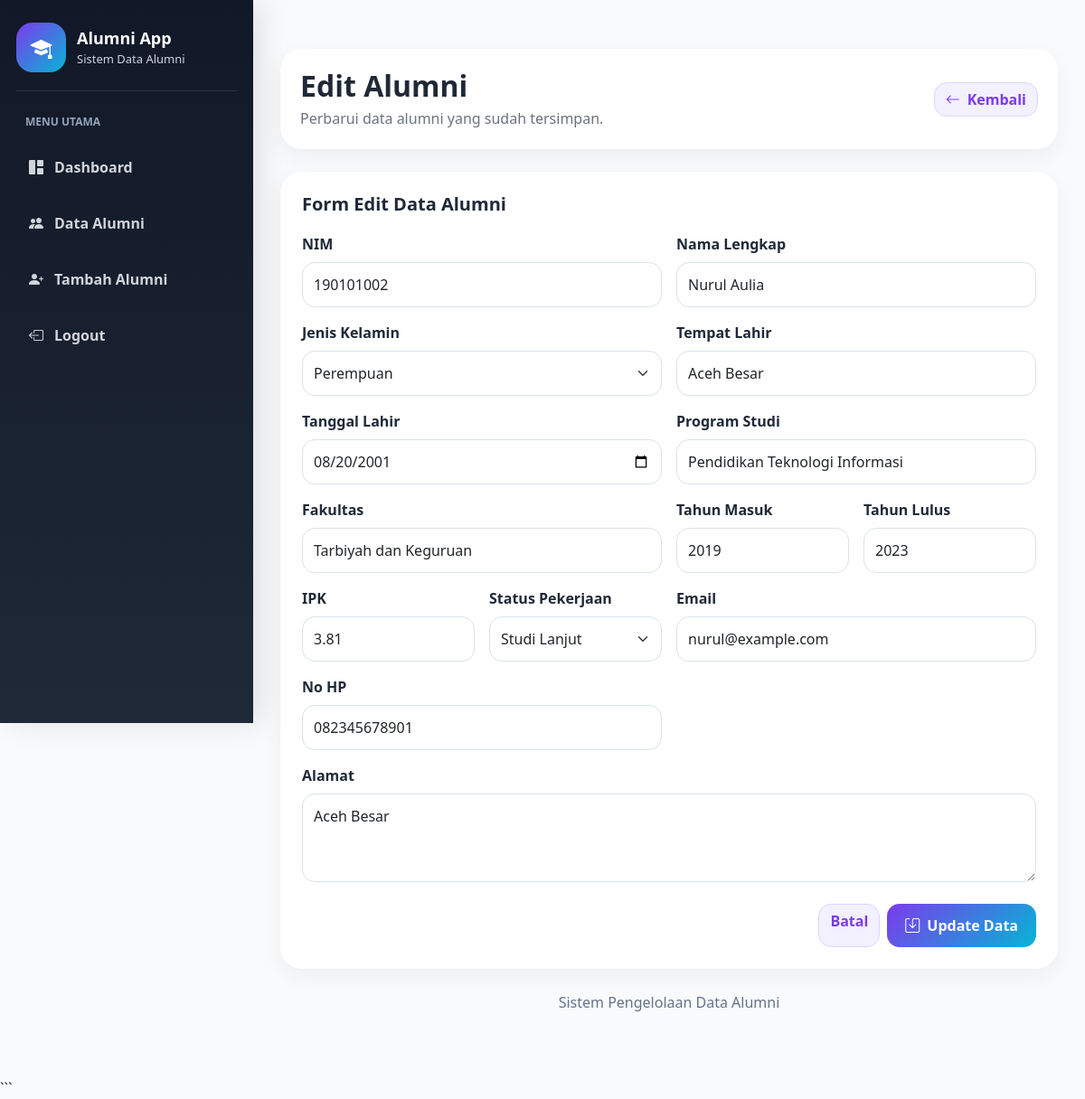
/edit-alumni.php?id=2, run on the app's committed database.
### tables this page shows
CREATE TABLE `alumni` (
  `id_alumni` int(11) NOT NULL,
  `nim` varchar(30) NOT NULL,
  `nama_lengkap` varchar(120) NOT NULL,
  `jenis_kelamin` enum('Laki-laki','Perempuan') NOT NULL,
  `tempat_lahir` varchar(80) DEFAULT NULL,
  `tanggal_lahir` date DEFAULT NULL,
  `program_studi` varchar(100) NOT NULL,
  `fakultas` varchar(100) DEFAULT NULL,
  `tahun_masuk` year(4) DEFAULT NULL,
  `tahun_lulus` year(4) NOT NULL,
  `ipk` decimal(3,2) DEFAULT NULL,
  `email` varchar(100) DEFAULT NULL,
  `no_hp` varchar(20) DEFAULT NULL,
  `alamat` text DEFAULT NULL,
  `status_pekerjaan` enum('Bekerja','Wirausaha','Studi Lanjut','Belum Bekerja') DEFAULT 'Belum Bekerja',
  `created_at` timestamp NOT NULL DEFAULT current_timestamp(),
  `updated_at` timestamp NOT NULL DEFAULT current_timestamp() ON UPDATE current_timestamp()
);

### edit-alumni.php (the view, shortened to what this page needs)
<?php
$conn = mysqli_connect(
    "localhost",
    "root",
    "",
    "db_alumni"
);
$id = $_GET['id'];
$data = mysqli_query(
    $conn,
    "SELECT * FROM alumni WHERE id_alumni='$id'"
);
$alumni = mysqli_fetch_assoc($data);
?>
<!DOCTYPE html>
<html lang="id">
<head>
    <link href="https://cdn.jsdelivr.net/npm/bootstrap@5.3.3/dist/css/bootstrap.min.css" rel="stylesheet">
    <link href="https://cdn.jsdelivr.net/npm/bootstrap-icons@1.11.3/font/bootstrap-icons.css" rel="stylesheet">
     <link href="assets/css/style.css" rel="stylesheet">
</head>
<body>
<div class="app-wrapper">
    <aside class="sidebar">
        <div class="brand-box">
            <div class="brand-icon">
                <i class="bi bi-mortarboard-fill"></i>
            </div>
            <div>
                <p class="brand-title">Alumni App</p>
                <p class="brand-subtitle">Sistem Data Alumni</p>
            </div>
        </div>
        <p class="menu-label">Menu Utama</p>
        <ul class="sidebar-menu">
            <li>
                <a href="dashboard.php">
                    <i class="bi bi-grid-1x2-fill"></i> Dashboard
                </a>
            </li>
            <li>
                <a href="alumni.php">
                    <i class="bi bi-people-fill"></i> Data Alumni
                </a>
            </li>
            <li>
                <a href="tambah-alumni.php">
                    <i class="bi bi-person-plus-fill"></i> Tambah Alumni
                </a>
            </li>
            <li>
                <a href="index.php">
                    <i class="bi bi-box-arrow-left"></i> Logout
                </a>
            </li>
        </ul>
    </aside>
    <main class="main-content">
        <div class="topbar">
            <div>
                <h1 class="page-title">Edit Alumni</h1>
                <p class="page-subtitle">
                    Perbarui data alumni yang sudah tersimpan.
                </p>
            </div>
            <a href="alumni.php" class="btn btn-soft">
                <i class="bi bi-arrow-left me-2"></i>Kembali
            </a>
        </div>
        <section class="content-card">
            <h2 class="card-heading">Form Edit Data Alumni</h2>
            <form method="POST">
                <div class="row g-3">
                    <div class="col-md-6">
                        <label class="form-label">NIM</label>
                        <input type="text" name="nim" class="form-control"
                               value="<?= $alumni['nim']; ?>">
                    </div>
                    <div class="col-md-6">
                        <label class="form-label">Nama Lengkap</label>
                        <input type="text" name="nama_lengkap" class="form-control"
                               value="<?= $alumni['nama_lengkap']; ?>">
                    </div>
                    <div class="col-md-6">
                        <label class="form-label">Jenis Kelamin</label>
                        <select name="jenis_kelamin" class="form-select">
                            <option value="Perempuan"
                            <?= $alumni['jenis_kelamin']=='Perempuan' ? 'selected' : '' ?>>
                                Perempuan
                            </option>
                        </select>
                    </div>
                    <div class="col-md-6">
                        <label class="form-label">Tempat Lahir</label>
                        <input type="text" name="tempat_lahir" class="form-control"
                               value="<?= $alumni['tempat_lahir']; ?>">
                    </div>
                    <div class="col-md-6">
                        <label class="form-label">Tanggal Lahir</label>
                        <input type="date" name="tanggal_lahir" class="form-control"
                               value="<?= $alumni['tanggal_lahir']; ?>">
                    </div>
                    <div class="col-md-6">
                        <label class="form-label">Program Studi</label>
                        <input type="text" name="program_studi" class="form-control"
                               value="<?= $alumni['program_studi']; ?>">
                    </div>
                    <div class="col-md-6">
                        <label class="form-label">Fakultas</label>
                        <input type="text" name="fakultas" class="form-control"
                               value="<?= $alumni['fakultas']; ?>">
                    </div>
                    <div class="col-md-3">
                        <label class="form-label">Tahun Masuk</label>
                        <input type="number" name="tahun_masuk" class="form-control"
                               value="<?= $alumni['tahun_masuk']; ?>">
                    </div>
                    <div class="col-md-3">
                        <label class="form-label">Tahun Lulus</label>
                        <input type="number" name="tahun_lulus" class="form-control"
                               value="<?= $alumni['tahun_lulus']; ?>">
                    </div>
                    <div class="col-md-3">
                        <label class="form-label">IPK</label>
                        <input type="number" step="0.01" name="ipk" class="form-control"
                               value="<?= $alumni['ipk']; ?>">
                    </div>
                    <div class="col-md-3">
                        <label class="form-label">Status Pekerjaan</label>
                        <select name="status_pekerjaan" class="form-select">
                            <option value="Studi Lanjut" <?= $alumni['status_pekerjaan']=='Studi Lanjut' ? 'selected' : '' ?>>Studi Lanjut</option>
                        </select>
                    </div>
                    <div class="col-md-6">
                        <label class="form-label">Email</label>
                        <input type="email" name="email" class="form-control"
                               value="<?= $alumni['email']; ?>">
                    </div>
                    <div class="col-md-6">
                        <label class="form-label">No HP</label>
                        <input type="text" name="no_hp" class="form-control"
                               value="<?= $alumni['no_hp']; ?>">
                    </div>
                    <div class="col-12">
                        <label class="form-label">Alamat</label>
                        <textarea name="alamat" class="form-control" rows="3"><?= $alumni['alamat']; ?></textarea>
                    </div>
                </div>
                <div class="d-flex justify-content-end gap-2 mt-4 flex-wrap">
                    <a href="alumni.php" class="btn btn-soft">
                        Batal
                    </a>
                    <button type="submit" name="update" class="btn btn-main">
                        <i class="bi bi-save me-2"></i>Update Data
                    </button>
                </div>
            </form>
        </section>
        <p class="footer-note">Sistem Pengelolaan Data Alumni</p>
    </main>
</div>
</body>
</html>

### assets/css/style.css (style rules this page uses)
:root { --primary:#7c3aed; --primary-dark:#5b21b6; --secondary:#111827; --soft-blue:#f3f0ff; --soft-gray:#f8fafc; --text-dark:#1f2937; --text-muted:#6b7280; --border:#e5e7eb; --success:#10b981; --warning:#f59e0b; --danger:#ef4444; --info:#06b6d4; }
* { margin:0; padding:0; box-sizing:border-box; }
body { font-family:"Segoe UI",sans-serif; background:var(--soft-gray); color:var(--text-dark); }
a { text-decoration:none; }
.app-wrapper { display:flex; min-height:100vh; }
.sidebar { width:280px; background:linear-gradient( 180deg, #111827, #1f2937 ); position:fixed; top:0; left:0; min-height:100vh; padding:25px 18px; box-shadow:10px 0 30px rgba(0,0,0,.1); }
.brand-box { display:flex; align-items:center; gap:12px; margin-bottom:25px; padding-bottom:20px; border-bottom:1px solid rgba(255,255,255,.1); }
.brand-icon { width:55px; height:55px; border-radius:18px; background:linear-gradient( 135deg, #7c3aed, #06b6d4 ); color:white; display:flex; justify-content:center; align-items:center; font-size:24px; }
.brand-title { color:white; font-weight:800; margin-bottom:0; font-size:18px; }
.brand-subtitle { color:#cbd5e1; margin-bottom:0; font-size:13px; }
.menu-label { color:#94a3b8; text-transform:uppercase; font-size:12px; font-weight:700; margin:15px 10px; }
.sidebar-menu { list-style:none; padding:0; }
.sidebar-menu li { margin-bottom:10px; }
.sidebar-menu a { display:flex; align-items:center; gap:12px; padding:14px; color:#d1d5db; border-radius:15px; transition:.3s; font-weight:600; }
.main-content { margin-left:280px; width:100%; padding:30px; }
.topbar { background:white; border-radius:24px; padding:22px; margin-bottom:25px; display:flex; justify-content:space-between; align-items:center; box-shadow:0 8px 25px rgba(0,0,0,.05); }
.page-title { font-size:32px; font-weight:800; margin-bottom:5px; }
.page-subtitle { color:var(--text-muted); margin-bottom:0; }
.stat-card, .content-card, .filter-box { background:white; border-radius:24px; padding:24px; box-shadow:0 8px 25px rgba(0,0,0,.05); border:none; }
.btn-main { background:linear-gradient( 135deg, #7c3aed, #06b6d4 ); color:white; border:none; border-radius:14px; padding:12px 20px; font-weight:700; transition:.3s; }
.btn-soft { background:#f3f0ff; color:#7c3aed; border:1px solid #ddd6fe; border-radius:14px; font-weight:700; }
.form-control, .form-select { border-radius:14px; padding:12px; border:1px solid #dbe2ea; }
.form-label { font-weight:700; }
.card-heading { font-size:20px; font-weight:800; margin-bottom:20px; }
.footer-note { text-align:center; color:#64748b; padding:25px; }
.stat-card, .content-card, .filter-box, .topbar { animation:fadeUp .5s ease; }

### data on the page
alumni: nim "190101002", nama_lengkap "Nurul Aulia", jenis_kelamin "Perempuan", tempat_lahir "Aceh Besar", tanggal_lahir "08/20/2001", program_studi "Pendidikan Teknologi Informasi", fakultas "Tarbiyah dan Keguruan", tahun_masuk "2019", tahun_lulus "2023", ipk "3.81", status_pekerjaan "Studi Lanjut", email "nurul@example.com", no_hp "082345678901", alamat "Aceh Besar"
